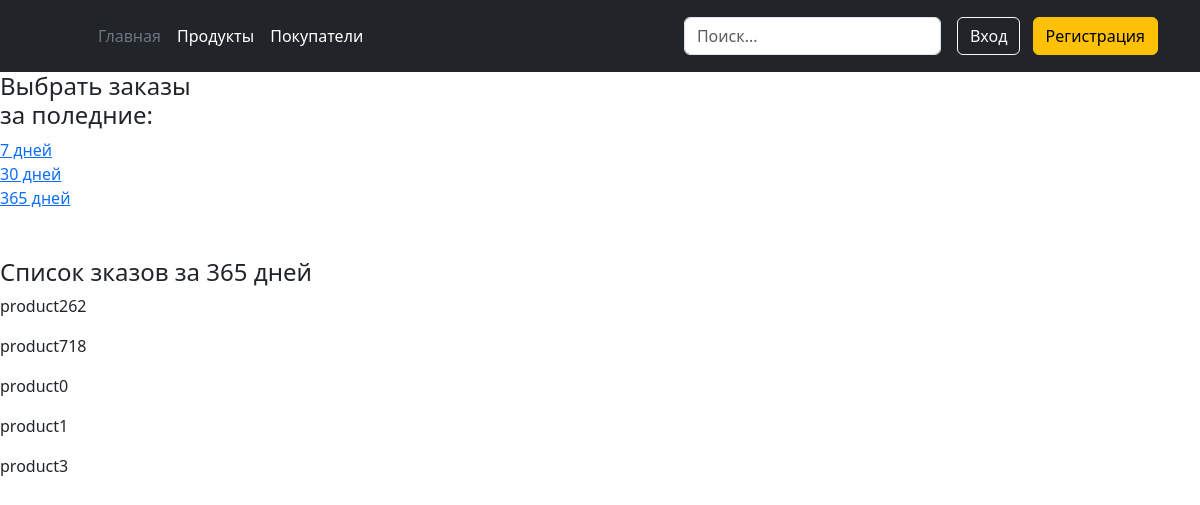
The app's page /pr/4/365, older data.
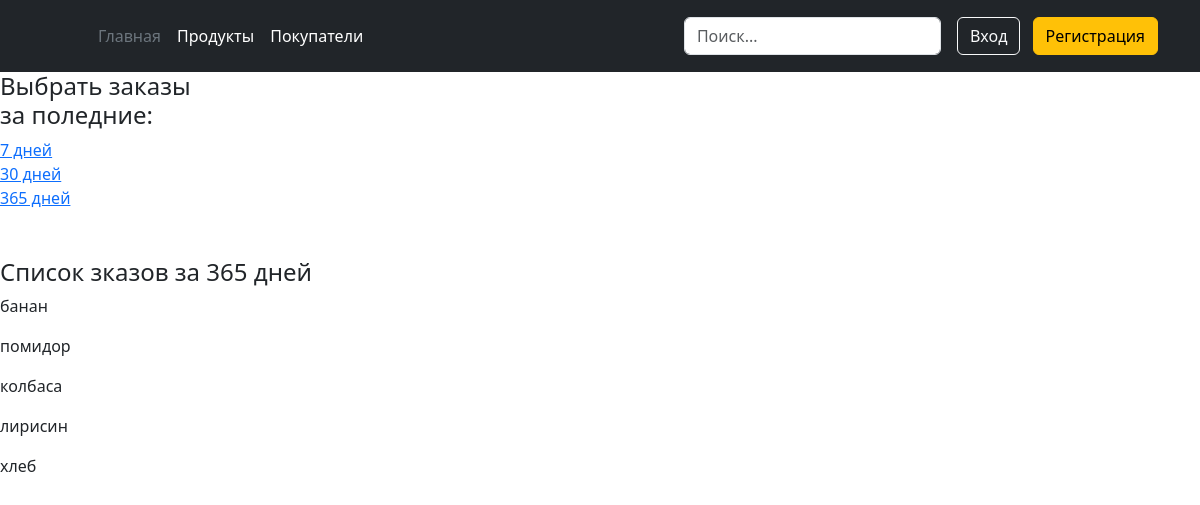
The same page, newer data.
### app2/models.py (models this page shows, shortened)
class Product(models.Model):
    product_name = models.CharField(max_length=100)
    description = models.TextField()
    price = models.DecimalField(max_digits=8, decimal_places=2, )
    count_product = models.IntegerField()
    date_add = models.DateTimeField(auto_now_add=True)
    img = models.ImageField(upload_to='products_img/', blank=True)
    class Meta:
        verbose_name: str = 'Продукт'
        verbose_name_plural: str = 'Продукты'

### app3/views.py (the view)
# urls.py: path('pr/<int:pk>/<int:days>', views.get_product_in_orders, name='get_pr'),
def get_product_in_orders(request, pk: int, days):
    date = datetime.datetime.now() - datetime.timedelta(minutes=60*24*days)
    orders = Order.objects.filter(customer__pk=pk).filter(date_ordered__gte=date)
    products = set()
    for order in orders:
        for pr in order.products.all():
            products.add(pr)
    context = {'orders': products, 'pk': pk, 'day': days}
    return render(request, 'app3/get_prod_in_order.html', context=context)

### app3/templates/app3/get_prod_in_order.html
{% extends 'app3/basic.html'%}
{% block content %}
<h4>Выбрать заказы<br>за поледние:<br></h4>
<a href="{% url 'get_pr' pk=pk days=7 %}">7 дней <br></a>
<a href="{% url 'get_pr' pk=pk days=30 %}">30 дней <br></a>
<a href="{% url 'get_pr' pk=pk days=365 %}">365 дней <br><br><br></a>
<h4>Список зказов за {{ day }} дней</h4>
{% for order in orders %}
        <p>{{ order.product_name }}  <br></p>
{% endfor %}
{% endblock %}

Row changes from the older to the newer data that the page shows:
changed Product: product_name "product262" → "банан"
changed Product: product_name "product718" → "помидор"
changed Product: product_name "product0" → "колбаса"
changed Product: product_name "product1" → "лирисин"
changed Product: product_name "product3" → "хлеб"
